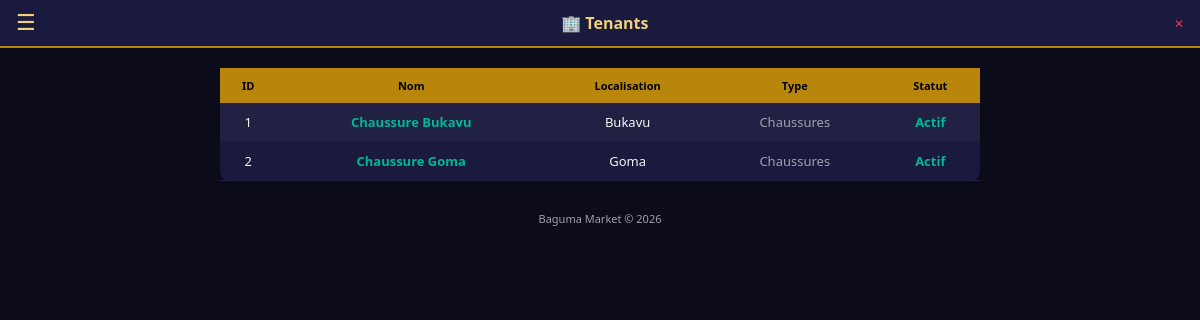
The app's page /tenants (signed in) with its own data.
### tables this page shows
CREATE TABLE tenants (
        id INTEGER PRIMARY KEY AUTOINCREMENT,
        nom TEXT UNIQUE NOT NULL,
        actif INTEGER DEFAULT 1,
        date_creation TEXT
    , localisation TEXT DEFAULT '', type_commerce TEXT DEFAULT 'Chaussures');

### web.py (the view)
@app.route("/tenants")
@login_required
def tenants():
    if not is_admin():
        return redirect(url_for("dashboard"))
    conn = get_db()
    c = conn.cursor()
    c.execute("SELECT * FROM tenants ORDER BY id")
    tenants_list = c.fetchall()
    conn.close()
    return render_template("tenants.html", tenants_list=tenants_list)

### web.py (called while the page is built)
def get_db():
    conn = sqlite3.connect(DB)
    conn.row_factory = sqlite3.Row
    return conn

def login_required(f):
    from functools import wraps
    @wraps(f)
    def decorated(*args, **kwargs):
        if "user_id" not in session:
            return redirect(url_for("login"))
        return f(*args, **kwargs)
    return decorated

def is_admin():
    return session.get("tenant_id", 0) == 0 and session.get("role") == "admin"

def get_effective_tid():
    if is_admin():
        return session.get("view_tenant")
    return session.get("tenant_id")

@app.context_processor
def inject_tenant():
    slug = session.get("tenant_slug")
    tid = session.get("tenant_id", 0)
    unread = 0
    if "user_id" in session:
        try:
            conn = get_db()
            c = conn.cursor()
            etid = get_effective_tid()
            if etid is not None:
                c.execute("SELECT COUNT(*) FROM notifications WHERE is_read=0 AND tenant_id=?", (etid,))
            else:
                c.execute("SELECT COUNT(*) FROM notifications WHERE is_read=0")
            unread = c.fetchone()[0]
            conn.close()
        except Exception:
            unread = 0
    return {
        "tenant_slug": slug,
        "tenant_name": TENANT_NAMES.get(tid, "Admin Global"),
        "is_global_admin": tid == 0 and session.get("role") == "admin",
        "unread_notifs": unread,
    }

### templates/tenants.html (shortened to what this page needs)
{% extends "base.html" %}
{% block body %}
<div class="topbar"><button class="menu-btn" onclick="toggleNav()">☰</button><h1>🏢 Tenants</h1><a href="/logout" style="color:var(--red);font-size:12px">✕</a></div>
<div class="container">
<div class="card" style="padding:0"><div class="table-scroll">
<table>
<tr><th>ID</th><th>Nom</th><th>Localisation</th><th>Type</th><th>Statut</th></tr>
{% for t in tenants_list %}
<tr>
<td>{{t.id}}</td>
<td class="tag-entree">{{t.nom}}</td>
<td>{{t.localisation}}</td>
<td style="color:var(--txt2)">{{t.type_commerce}}</td>
<td class="{{'tag-entree' if t.actif else 'tag-sortie'}}">{{'Actif' if t.actif else 'Inactif'}}</td>
</tr>
{% endfor %}
</table></div></div>
<div class="footer">Baguma Market &copy; 2026</div>
</div>{% endblock %}

### templates/base.html (style rules this page uses)
* { margin:0;padding:0;box-sizing:border-box }
:root { --bg:#0b0b1a;--card:#1a1a3e;--gold:#b8860b;--gold2:#f0d078;--green:#00b894;--red:#e63946;--blue:#0984e3;--txt:#f5f5f5;--txt2:#a0a0b0;--hon:#e84393 }
body { font-family:'Segoe UI',Tahoma,sans-serif;background:var(--bg);color:var(--txt);min-height:100vh }
a { color:var(--gold2);text-decoration:none }
.topbar { background:var(--card);padding:10px 16px;display:flex;align-items:center;justify-content:space-between;position:sticky;top:0;z-index:100;border-bottom:2px solid var(--gold) }
.topbar h1 { font-size:16px;color:var(--gold2) }
.topbar .menu-btn { background:none;border:none;color:var(--gold2);font-size:22px;cursor:pointer }
.container { padding:12px;max-width:800px;margin:0 auto }
.card { background:var(--card);border-radius:10px;padding:14px;margin-bottom:10px }
table { width:100%;border-collapse:collapse;font-size:12px }
th { background:var(--gold);color:#000;padding:8px 4px;text-align:center;font-size:11px;position:sticky;top:0 }
td { padding:7px 4px;text-align:center;border-bottom:1px solid #1e1e40 }
tr:nth-child(even) { background:rgba(255,255,255,.03) }
.tag-entree { color:var(--green);font-weight:bold }
.table-scroll { overflow-x:auto;-webkit-overflow-scrolling:touch }
.footer { text-align:center;padding:20px;color:var(--txt2);font-size:11px }
@media (min-width:600px) { .container { padding:20px } }
@media (min-width:600px) { table { font-size:13px } }
@media (min-width:600px) { th,td { padding:10px 8px } }

### records on screen
tenants: id "1", nom "Chaussure Bukavu", localisation "Bukavu", type_commerce "Chaussures", actif "Actif"
tenants: id "2", nom "Chaussure Goma", localisation "Goma", type_commerce "Chaussures", actif "Actif"
